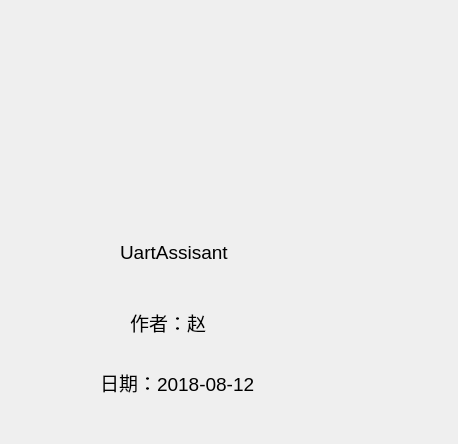
<?xml version="1.0" encoding="UTF-8"?>
<ui version="4.0">
 <class>AboutDialog</class>
 <widget class="QDialog" name="AboutDialog">
  <property name="geometry">
   <rect>
    <x>0</x>
    <y>0</y>
    <width>458</width>
    <height>444</height>
   </rect>
  </property>
  <property name="windowTitle">
   <string>Dialog</string>
  </property>
  <widget class="QLabel" name="label">
   <property name="geometry">
    <rect>
     <x>90</x>
     <y>20</y>
     <width>201</width>
     <height>151</height>
    </rect>
   </property>
   <property name="styleSheet">
    <string notr="true">image: url(:/images/Images/logo.png);</string>
   </property>
   <property name="text">
    <string> </string>
   </property>
  </widget>
  <widget class="QLabel" name="label_2">
   <property name="geometry">
    <rect>
     <x>130</x>
     <y>310</y>
     <width>120</width>
     <height>25</height>
    </rect>
   </property>
   <property name="font">
    <font>
     <pointsize>14</pointsize>
    </font>
   </property>
   <property name="text">
    <string>作者：赵</string>
   </property>
  </widget>
  <widget class="QLabel" name="label_3">
   <property name="geometry">
    <rect>
     <x>100</x>
     <y>370</y>
     <width>221</width>
     <height>25</height>
    </rect>
   </property>
   <property name="font">
    <font>
     <pointsize>14</pointsize>
    </font>
   </property>
   <property name="text">
    <string>日期：2018-08-12</string>
   </property>
  </widget>
  <widget class="QLabel" name="label_4">
   <property name="geometry">
    <rect>
     <x>120</x>
     <y>240</y>
     <width>221</width>
     <height>25</height>
    </rect>
   </property>
   <property name="font">
    <font>
     <pointsize>14</pointsize>
    </font>
   </property>
   <property name="text">
    <string>UartAssisant</string>
   </property>
  </widget>
 </widget>
 <resources/>
 <connections/>
</ui>
